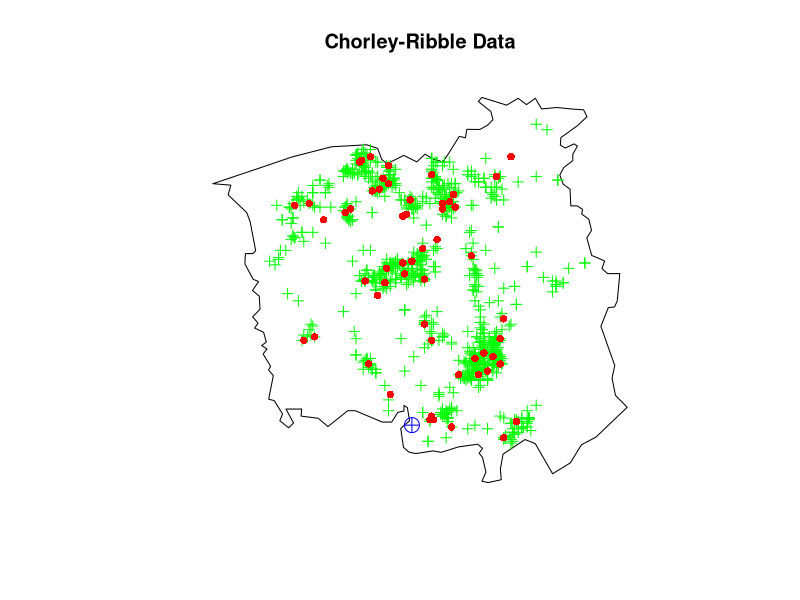
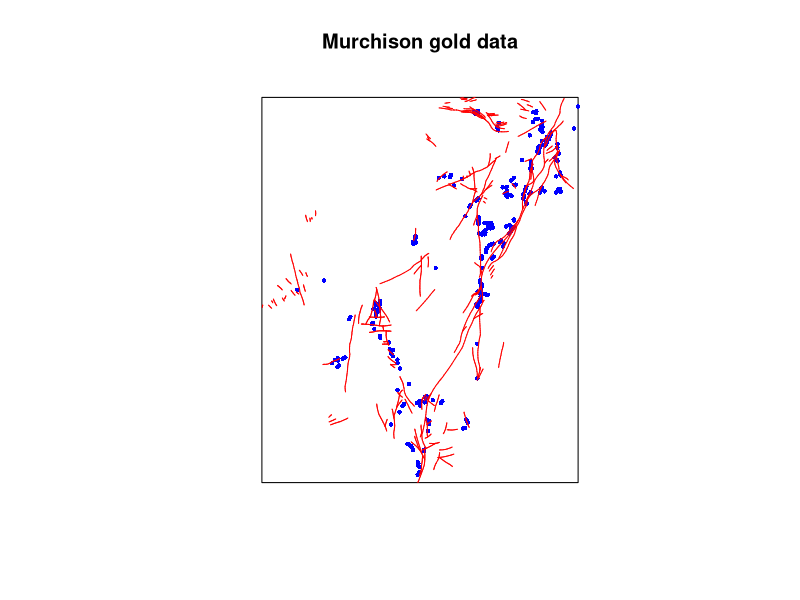
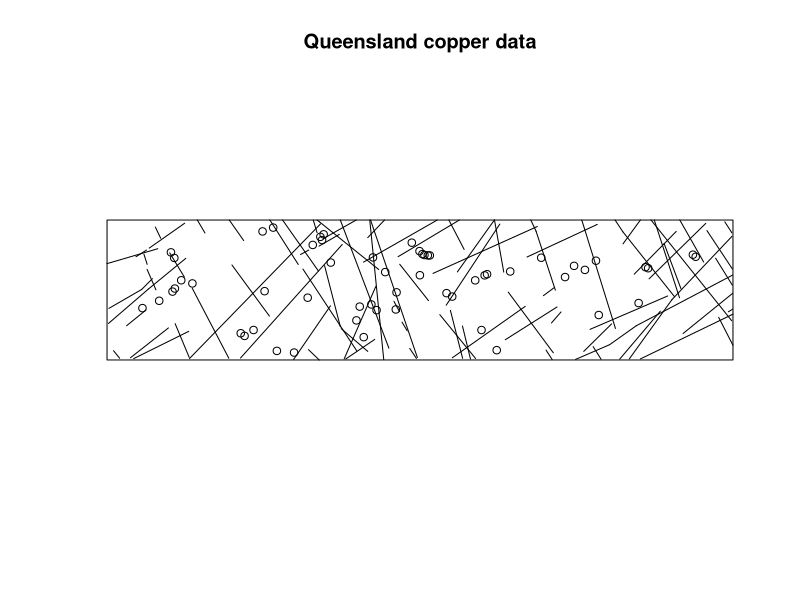
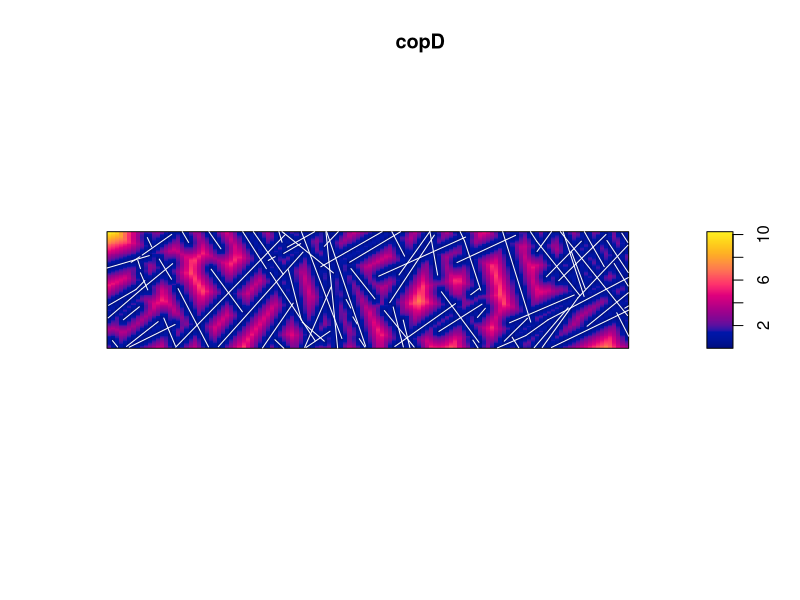
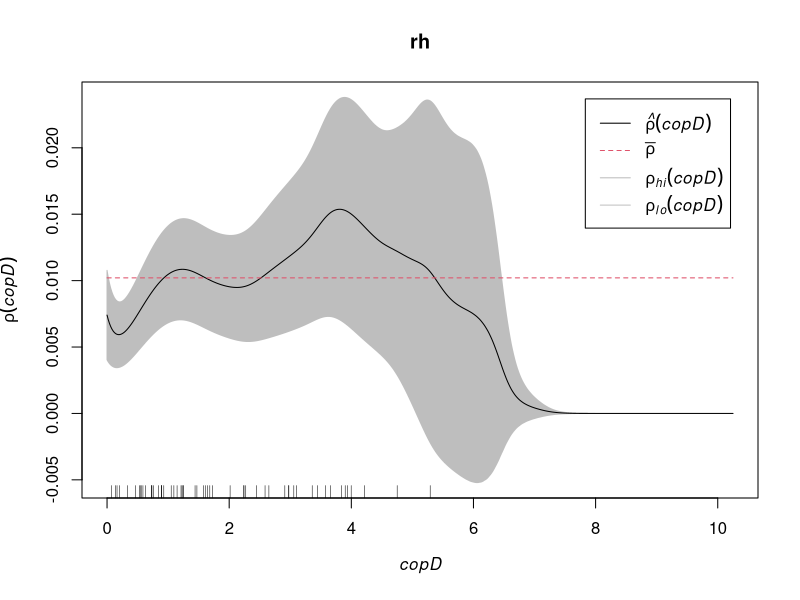
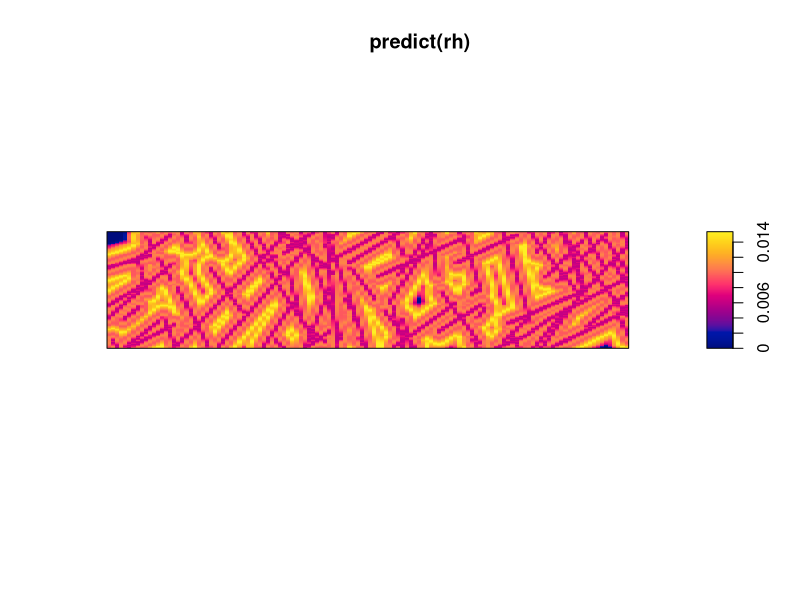
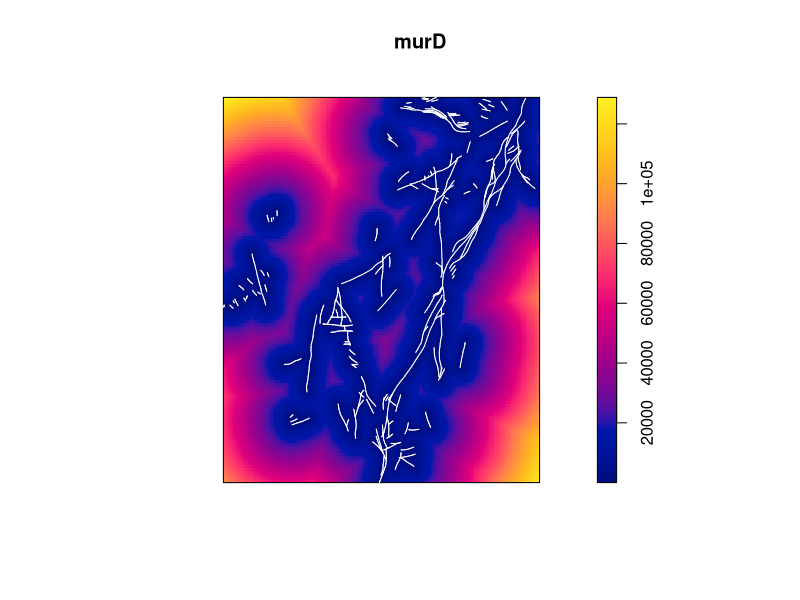
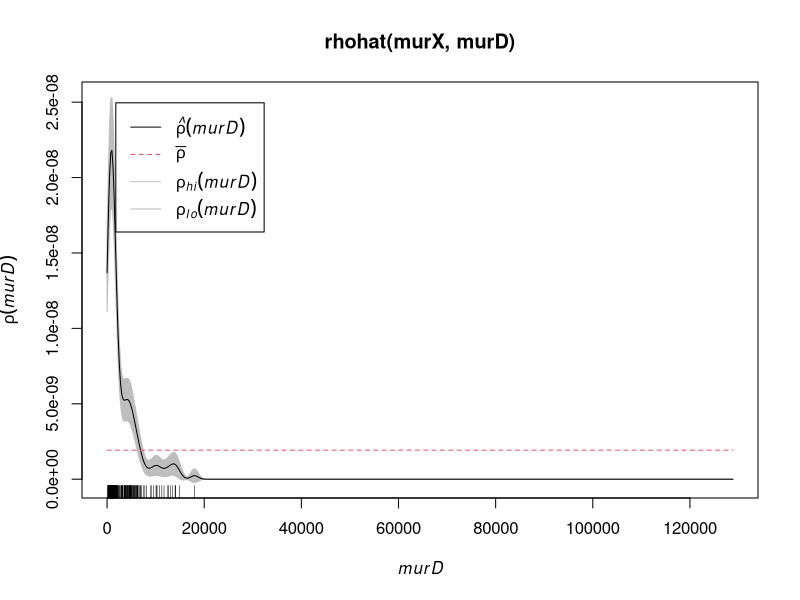

These figures' R source, in order: (Note: this script raises an error after producing the figures.)
#'      Tutorial on analysing spatial point patterns with spatstat
#'                  useR! conference 2015
#' 
#'                   Lecturer's R script 
#'                    Session 3: Models
#' 
#'         Copyright (c) Adrian Baddeley and Ege Rubak 2015
#'
library(spatstat)

chorley.extra$plotit()
#' [Discuss problem]

murX <- murchison$gold
murL <- murchison$faults
plot(murX, main="Murchison gold data", chars=16, cex=0.6, cols="blue")
plot(murL, add=TRUE, col="red")
#' [Discuss problem]

copP <- rotate(copper$SouthPoints, pi/2)
copL <- rotate(copper$SouthLines, pi/2)
plot(copP, main="Queensland copper data")
plot(copL, add=TRUE)

copD <- distmap(copL)
plot(copD)
plot(copL, add=TRUE, col="white")
#' distance to nearest fault

#' [divide range of covariate into bands]
facD <- cut(copD, breaks=5)
tesD <- tess(image=facD)
copQ <- quadratcount(copP, tess=tesD)
copQ
intensity(copQ)

#' 
rh <- rhohat(copP, copD)
plot(rh)
#' [Explain theory]
rh
plot(predict(rh))

#' gold data
murD <- distmap(murL)
plot(murD)
plot(murL, add=TRUE, col="white")

plot(rhohat(murX, murD))

berman.test(copP, copD)
bt <- .Last.value
plot(bt)
#' [Explain theory]

bt2 <- berman.test(copP, copD, which="Z2")
plot(bt2)
#' [Explain theory]

plot(roc(copP, copD))
plot(roc(murX, murD, high=FALSE))
#' ROC plot 

plot(rpoispp(100))
plot(rpoispp(30, nsim=20), main.panel="", mar.panel=1, pch=16)
#' [Point process - 'ensemble']
#' [Poisson properties]

#' [Homogeneous Poisson process is completely specified by its intensity]
intensity(swedishpines)
#' Fit model to data
ppm(swedishpines)
#' No other arguments - assume homogeneous Poisson.
m <- ppm(swedishpines)
class(m)
coef(m)
simulate(m)
#'
lam <- function(x,y) { 400 * exp(-2*(x + y)) }
plot(Y <- rpoispp(lam))
plot(rpoispp(lam, nsim=20), main.panel="", mar.panel=1, pch=16)
#' [Inhomogeneous Poisson process is completely specified by
#' its intensity function.]

#' Fit model. 
ppm(Y ~ x + y)
#' Formula specifies form of **log** intensity
#' [Write out formula before/after fit]
mxy <- ppm(Y ~ x + y)
coef(mxy)

X <- murchison$gold
L <- murchison$faults
X <- rescale(X, 1000, unitname="km")
L <- rescale(L, 1000, unitname="km")
plot(X, main="Murchison gold data", chars=16, cex=0.6, cols="blue")
plot(L, add=TRUE, col="red")
D <- distfun(L)

fitD <- ppm(X ~ D)
fitD
coef(fitD)
#' Fitted coefficients [write formula]
plot(effectfun(fitD, "D"))
confint(fitD)
vcov(fitD)
plot(predict(fitD))
plot(simulate(fitD))

#' test for significance of effect
fit0 <- ppm(X ~ 1)
fit0
anova(fit0, fitD, test="LR")

#'
copP <- rotate(copper$SouthPoints, pi/2)
copL <- rotate(copper$SouthLines, pi/2)
plot(copP, main="Queensland copper data")
plot(copL, add=TRUE)
#'
copD <- distmap(copL)
cfD <- ppm(copP ~ copD)
cf0 <- ppm(copP ~ 1)
anova(cf0, cfD, test="LR")

#' model selection
cfD3 <- ppm(copP ~ polynom(copD, 3))
cfD3
step(cfD3)
